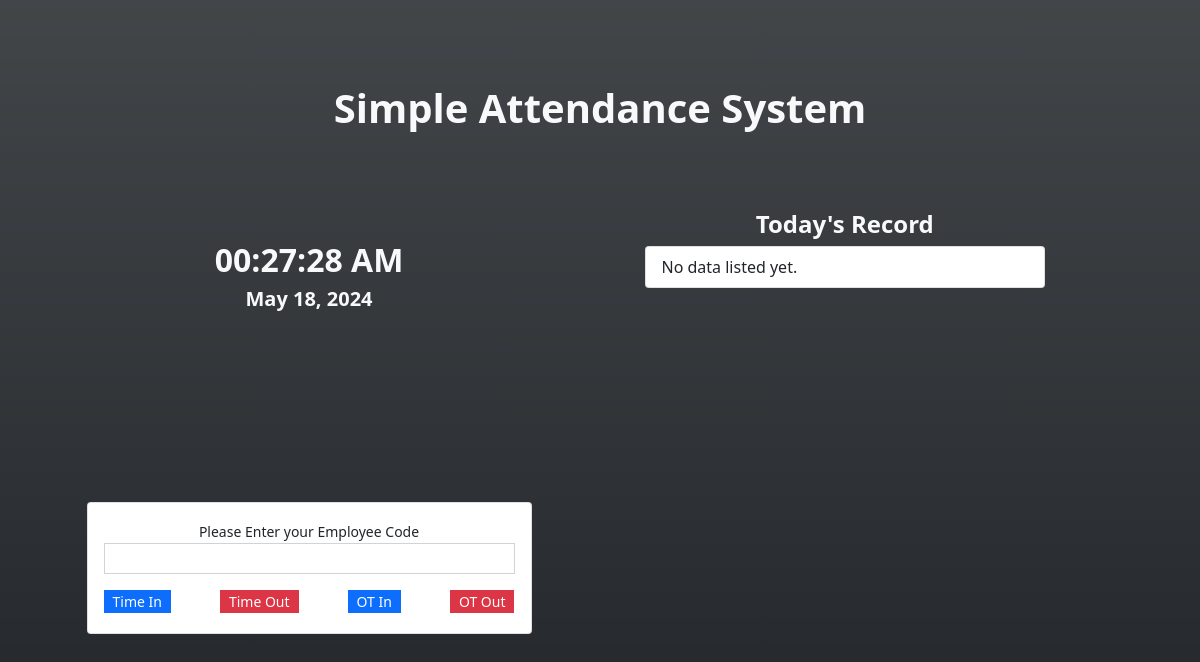
/attendance.php (signed in), run on an earlier commit of the app's database.
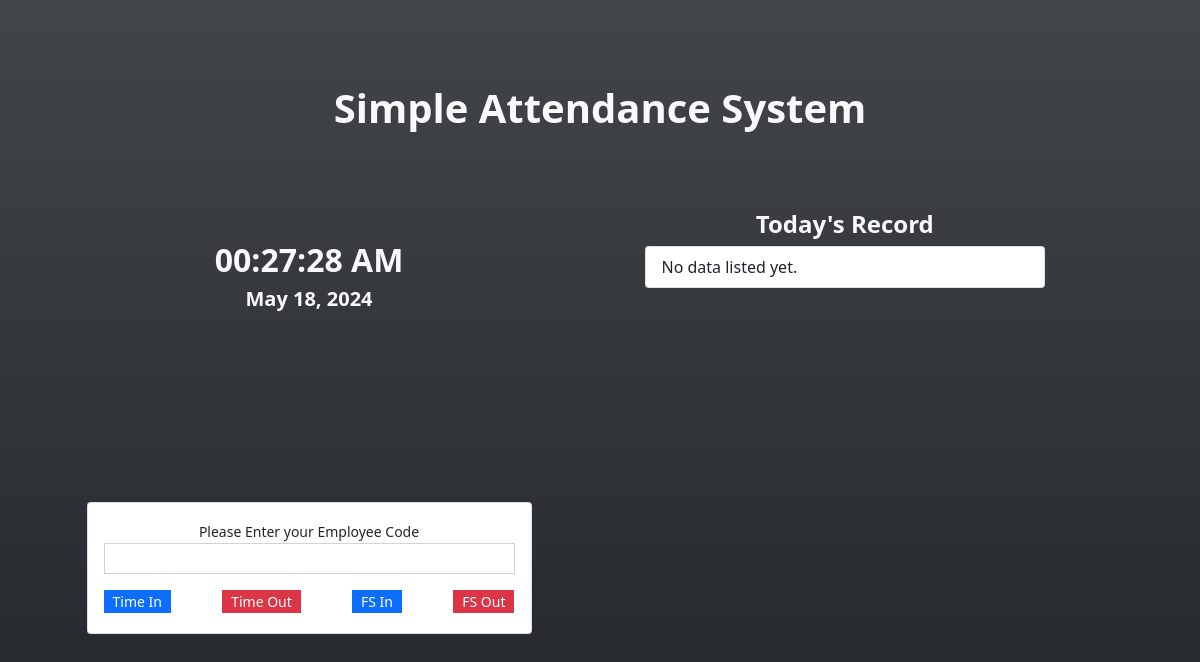
And on a later commit of the database.
### tables this page shows
CREATE TABLE att_type_list (
            `att_type_id` INTEGER NOT NULL PRIMARY KEY AUTOINCREMENT,
            `name` TEXT NOT NULL,
            `status` INTEGER NOT NULL DEFAULT 1,
            `date_created` TIMESTAMP DEFAULT CURRENT_TIMESTAMP
        );

### attendance.php (the view, shortened to what this page needs)
<?php
require_once('DBConnection.php');
?>
<!DOCTYPE html>
<html lang="en">
<head>
    <link rel="stylesheet" href="Font-Awesome-master/css/all.min.css">
    <link rel="stylesheet" href="css/bootstrap.min.css">
    <link rel="stylesheet" href="DataTables/datatables.min.css">
</head>
<body>
    <main class="bg-dark bg-gradient text-light">
    <div class="container py-3 d-flex flex-column " id="page-container">
        <div class="w-100 h-25 d-flex  align-items-center">
            <h2 class="text-center w-100 fs-1"><b>Simple Attendance System</b></h2>
        </div>
        <div class="w-100 row flex-grow-1">
            <div class="col-md-6 d-flex flex-column align-items-center h-100">
                <div class="w-100 h-25 d-flex align-items-center">
                    <div class="w-100">
                        <h2 class="text-center"><b><span id="time_display"><?php echo date("h:i A") ?></span></b></h2>
                        <h5 class="text-center"><b><span id="date_display"><?php echo date("M d,Y ") ?></span></b></h5>
                    </div>
                </div>
                <div class="w-100 h-75 d-flex align-items-center">
                    <div class="w-100">
                        <div class="card text-dark col-sm-10 offset-sm-1 align-middle h-auto">
                            <div class="card-body">
                                <center><small>Please Enter your Employee Code</small></center>
                                <div class="form-group">
                                    <input type="text" autofocus class="form-control form-control-sm rounded-0" id="employee_code">
                                </div>
                                <div class="form-group d-flex justify-content-between mt-3 mb-1">
                                    <?php
                                    $qry = $conn->query("SELECT * FROM `att_type_list` order by att_type_id asc");
                                    while($row= $qry->fetchArray()):
                                        $bg = 'primary';
                                        if(in_array($row['att_type_id'],array(2,4)))
                                        $bg = 'danger';
                                    ?>
                                    <button class="att_btn btn btn-sm btn-<?php echo $bg ?> rounded-0 py-0" type="button" data-id="<?php echo $row['att_type_id'] ?>"><?php echo $row['name'] ?></button>
                                    <?php endwhile; ?>
                                </div>
                            </div>
                        </div>
                    </div>
                </div>
            </div>
            <div class="col-md-6 h-100 d-flex align-items-center">
                <div class="w-100">
                    <div class="col-sm-9 offset-sm-1">
                        <h4 class="text-light text-center"><b>Today's Record</b></h4>
                        <div class="overflow-auto" style="height:67vh">
                            <ul class="list-group">
                                <?php
                                $today = date("Y-m-d");
                                $att_qry = $conn->query("SELECT a.*,t.name as tname,(e.lastname || ', ' || e.firstname || ' ' || e.middlename) as `fullname` FROM `attendance_list` a inner join employee_list e on a.employee_id = e.employee_id inner join att_type_list t on a.att_type_id = t.att_type_id where date(a.date_created) = '".$today."' ORDER BY strftime('%s', a.date_created) desc");
                                ?>
                                <?php if(!$att_qry->fetchArray()): ?>
                                <li class="list-group-item" id="noData">No data listed yet.</li>
                                <?php endif; ?>
                            </ul>
                        </div>
                    </div>
                </div>
            </div>
        </div>
    </div>
    </main>
</body>
</html>

What changed in the data, as far as the page shows it:
changed att_type_list (number 3 of 4 on the later page): name "OT In" → "FS In"
changed att_type_list: name "OT Out" → "FS Out"
